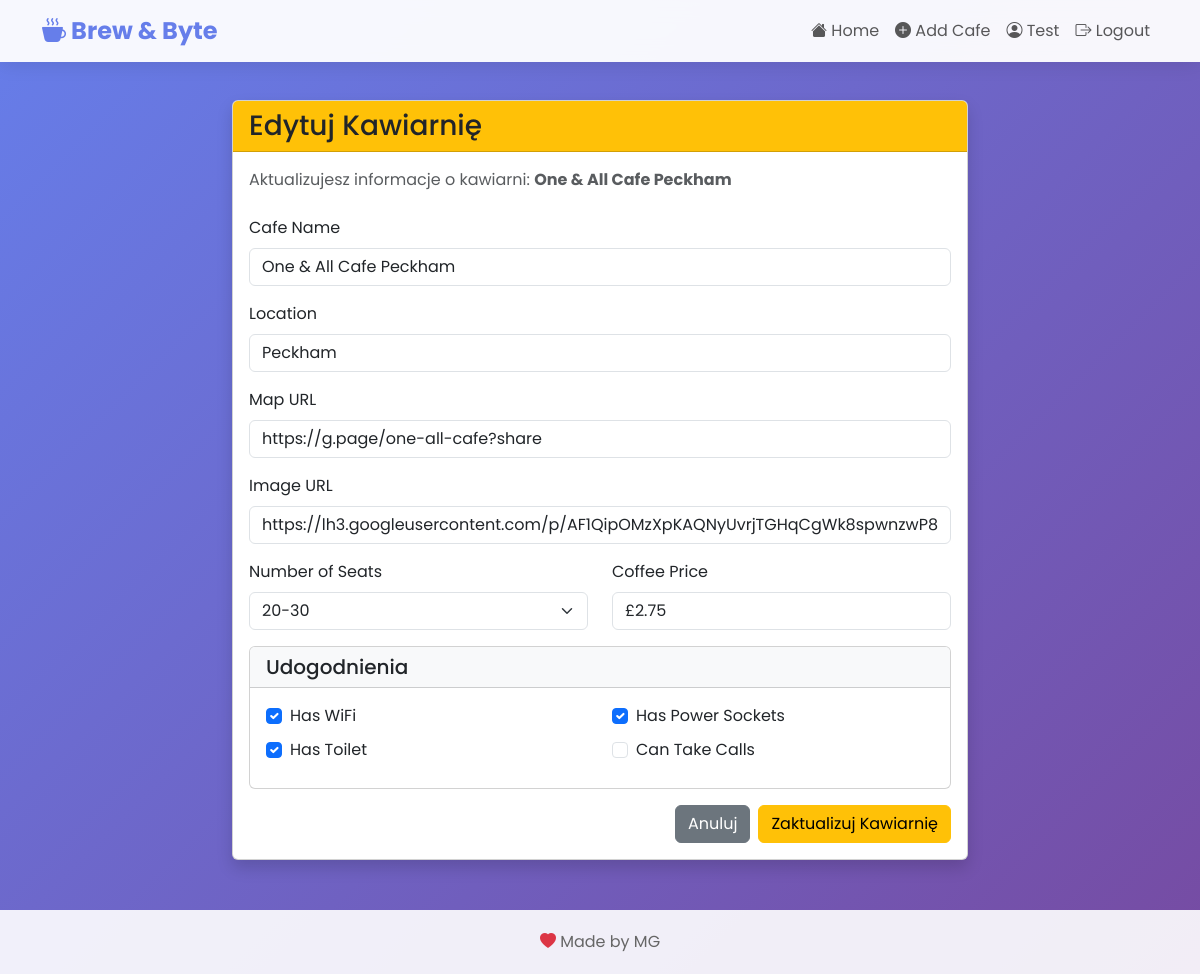
The app's page /update/cafe/3 (signed in), older data.
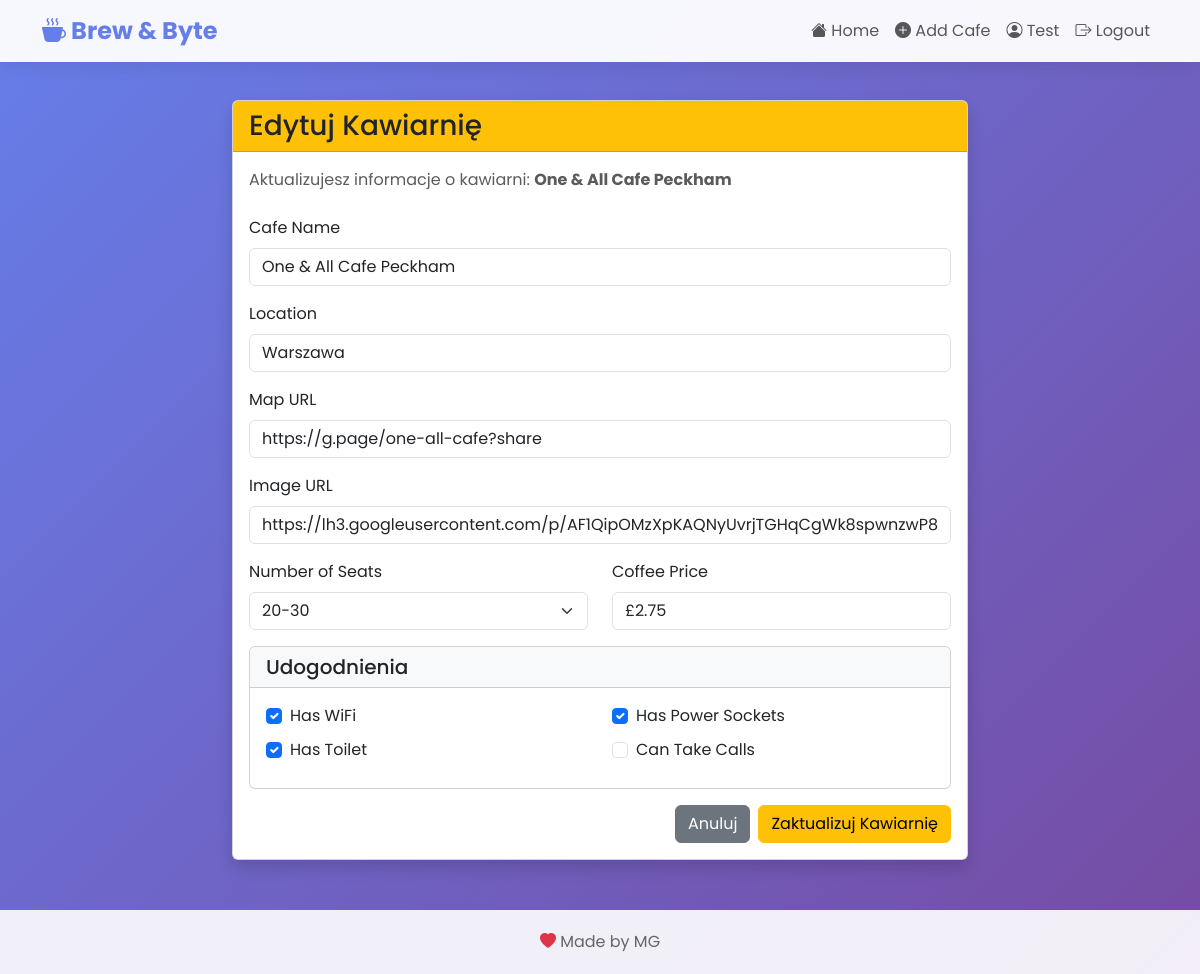
The same page, newer data.
### main.py (models this page shows)
class User(UserMixin, db.Model):
    id: Mapped[int] = mapped_column(Integer, primary_key=True)
    email: Mapped[str] = mapped_column(String(100), unique=True, nullable=False)
    password: Mapped[str] = mapped_column(String(200), nullable=False)
    name: Mapped[str] = mapped_column(String(100), nullable=False)
    cafes = relationship('Cafe', backref='owner', lazy=True)

class Cafe(db.Model):
    id: Mapped[int] = mapped_column(Integer, primary_key=True)
    name: Mapped[str] = mapped_column(String(250), unique=True, nullable=False)
    map_url: Mapped[str] = mapped_column(String(500), nullable=False)
    img_url: Mapped[str] = mapped_column(String(500), nullable=False)
    location: Mapped[str] = mapped_column(String(250), nullable=False)
    seats: Mapped[str] = mapped_column(String(250), nullable=False)
    has_toilet: Mapped[bool] = mapped_column(Boolean, nullable=False)
    has_wifi: Mapped[bool] = mapped_column(Boolean, nullable=False)
    has_sockets: Mapped[bool] = mapped_column(Boolean, nullable=False)
    can_take_calls: Mapped[bool] = mapped_column(Boolean, nullable=False)
    coffee_price: Mapped[str] = mapped_column(String(250), nullable=True)
    user_id: Mapped[int] = mapped_column(Integer,db.ForeignKey('user.id'), nullable=False)

### main.py (the view, shortened to what this page needs)
@app.route('/update/cafe/<int:cafe_id>', methods=['GET', 'POST'])
@login_required
def update_cafe(cafe_id):
    cafe_to_update = Cafe.query.get_or_404(cafe_id)
    form = CafeForm(obj=cafe_to_update)
    return render_template("update_cafe.html", form=form, cafe=cafe_to_update)

### main.py
class CafeForm(FlaskForm):
    name = StringField('Cafe Name', validators=[DataRequired()])
    location = StringField('Location', validators=[DataRequired()])
    map_url = StringField('Map URL', validators=[DataRequired(), URL()])
    img_url = StringField('Image URL', validators=[DataRequired(), URL()])
    seats = SelectField('Number of Seats',
                        choices=[('0-10', '0-10'), ('10-20', '10-20'), ('20-30', '20-30'),
                                 ('30-40', '30-40'), ('40-50', '40-50'), ('50+', '50+')],
                        validators=[DataRequired()])
    coffee_price = StringField('Coffee Price', validators=[DataRequired()])
    has_wifi = BooleanField('Has WiFi', default=True)
    has_sockets = BooleanField('Has Power Sockets', default=True)
    has_toilet = BooleanField('Has Toilet', default=True)
    can_take_calls = BooleanField('Can Take Calls', default=False)
    submit = SubmitField('Zapisz')  # Zmień na uniwersalny tekst

### main.py (called while the page is built)
@login_manager.user_loader
def load_user(user_id):
    return db.session.get(User, int(user_id))

### templates/update_cafe.html (shortened to what this page needs)
{% extends "base.html" %}
{% block content %}
<div class="container mt-5">
    <div class="row justify-content-center">
        <div class="col-md-8">
            <div class="card shadow">
                <div class="card-header bg-warning text-dark">
                    <h3 class="mb-0">
                         Edytuj Kawiarnię
                    </h3>
                </div>
                <div class="card-body">
                    <p class="text-muted mb-4">
                        Aktualizujesz informacje o kawiarni: <strong>{{ cafe.name }}</strong>
                    </p>
                    <form method="POST" action="{{ url_for('update_cafe', cafe_id=cafe.id) }}">
                        <div class="mb-3">
                            {{ form.name.label(class="form-label") }}
                            {{ form.name(class="form-control" + (" is-invalid" if form.name.errors else "")) }}
                        </div>
                        <div class="mb-3">
                            {{ form.location.label(class="form-label") }}
                            {{ form.location(class="form-control" + (" is-invalid" if form.location.errors else ""), placeholder="np. Kraków, ul. Floriańska 1") }}
                        </div>
                        <div class="mb-3">
                            {{ form.map_url.label(class="form-label") }}
                            {{ form.map_url(class="form-control" + (" is-invalid" if form.map_url.errors else ""), placeholder="https://maps.google.com/...") }}
                        </div>
                        <div class="mb-3">
                            {{ form.img_url.label(class="form-label") }}
                            {{ form.img_url(class="form-control" + (" is-invalid" if form.img_url.errors else ""), placeholder="https://example.com/image.jpg") }}
                        </div>
                        <div class="row">
                            <div class="col-md-6 mb-3">
                                {{ form.seats.label(class="form-label") }}
                                {{ form.seats(class="form-select" + (" is-invalid" if form.seats.errors else "")) }}
                            </div>
                            <div class="col-md-6 mb-3">
                                {{ form.coffee_price.label(class="form-label") }}
                                {{ form.coffee_price(class="form-control" + (" is-invalid" if form.coffee_price.errors else ""), placeholder="np. 12 PLN") }}
                            </div>
                        </div>
                        <div class="card mb-3">
                            <div class="card-header bg-light">
                                <h5 class="mb-0">Udogodnienia</h5>
                            </div>
                            <div class="card-body">
                                <div class="row">
                                    <div class="col-md-6 mb-2">
                                        <div class="form-check">
                                            {{ form.has_wifi(class="form-check-input") }}
                                            {{ form.has_wifi.label(class="form-check-label") }}
                                        </div>
                                    </div>
                                    <div class="col-md-6 mb-2">
                                        <div class="form-check">
                                            {{ form.has_sockets(class="form-check-input") }}
                                            {{ form.has_sockets.label(class="form-check-label") }}
                                        </div>
                                    </div>
                                    <div class="col-md-6 mb-2">
                                        <div class="form-check">
                                            {{ form.has_toilet(class="form-check-input") }}
                                            {{ form.has_toilet.label(class="form-check-label") }}
                                        </div>
                                    </div>
                                    <div class="col-md-6 mb-2">
                                        <div class="form-check">
                                            {{ form.can_take_calls(class="form-check-input") }}
                                            {{ form.can_take_calls.label(class="form-check-label") }}
                                        </div>
                                    </div>
                                </div>
                            </div>
                        </div>
                        <div class="d-grid gap-2 d-md-flex justify-content-md-end">
                            <a href="{{ url_for('home') }}" class="btn btn-secondary">
                                 Anuluj
                            </a>
                            <button type="submit" class="btn btn-warning">
                                 Zaktualizuj Kawiarnię
                            </button>
                        </div>
                    </form>
                </div>
            </div>
        </div>
    </div>
</div>
{% endblock %}

### templates/base.html (shortened to what this page needs)
<!DOCTYPE html>
<html lang="en">
<head>
    <link href="https://cdn.jsdelivr.net/npm/bootstrap@5.3.2/dist/css/bootstrap.min.css" rel="stylesheet">
    <link rel="stylesheet" href="https://cdn.jsdelivr.net/npm/bootstrap-icons@1.11.1/font/bootstrap-icons.css">
</head>
<body>
    <nav class="navbar navbar-expand-lg navbar-light fixed-top">
        <div class="container">
            <a class="navbar-brand" href="{{ url_for('home') }}">
                <i class="bi bi-cup-hot-fill"></i> Brew & Byte
            </a>
            <div class="collapse navbar-collapse" id="navbarNav">
                <ul class="navbar-nav ms-auto">
                    <li class="nav-item">
                        <a class="nav-link" href="{{ url_for('home') }}">
                            <i class="bi bi-house-fill"></i> Home
                        </a>
                    </li>
                    {% if current_user is defined and current_user.is_authenticated %}
                    <li class="nav-item">
                        <a class="nav-link" href="{{ url_for('add_cafe') }}">
                            <i class="bi bi-plus-circle-fill"></i> Add Cafe
                        </a>
                    </li>
                    <li class="nav-item">
                        <a class="nav-link" href="#">
                            <i class="bi bi-person-circle"></i> {{ current_user.name }}
                        </a>
                    </li>
                    <li class="nav-item">
                        <a class="nav-link" href="{{ url_for('logout') }}">
                            <i class="bi bi-box-arrow-right"></i> Logout
                        </a>
                    </li>
                    {% endif %}
                </ul>
            </div>
        </div>
    </nav>
    <div class="content-wrapper" style="margin-top: 100px;">
        {% block content %}{% endblock %}
    </div>
    <footer class="footer text-center">
        <div class="container">
            <p class="mb-0">
                <i class="bi bi-heart-fill text-danger"></i>
                Made by MG
            </p>
        </div>
    </footer>
</body>
</html>

### templates/base.html (style rules this page uses)
body { font-family: 'Poppins', sans-serif; background: linear-gradient(135deg, #667eea 0%, #764ba2 100%); min-height: 100vh; }
.navbar { background: rgba(255, 255, 255, 0.95) !important; backdrop-filter: blur(10px); box-shadow: 0 2px 20px rgba(0,0,0,0.1); }
.navbar-brand { font-weight: 700; font-size: 1.5rem; color: #667eea !important; }
.content-wrapper { margin-top: 30px; margin-bottom: 50px; }
.footer { background: rgba(255, 255, 255, 0.9); color: #666; padding: 20px 0; margin-top: 50px; }

Row changes from the older to the newer data that the page shows:
changed Cafe "One & All Cafe Peckham": location "Peckham" → "Warszawa"
